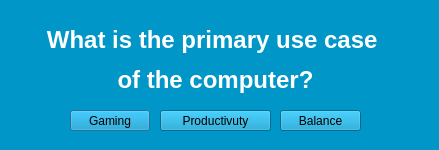
<?xml version="1.0" encoding="UTF-8"?>
<ui version="4.0">
 <class>Dialog</class>
 <widget class="QDialog" name="Dialog">
  <property name="geometry">
   <rect>
    <x>0</x>
    <y>0</y>
    <width>439</width>
    <height>150</height>
   </rect>
  </property>
  <property name="windowTitle">
   <string>Dialog</string>
  </property>
  <property name="styleSheet">
   <string notr="true">background-color: rgb(0, 150, 200)
</string>
  </property>
  <widget class="QLabel" name="label">
   <property name="geometry">
    <rect>
     <x>30</x>
     <y>20</y>
     <width>371</width>
     <height>81</height>
    </rect>
   </property>
   <property name="styleSheet">
    <string notr="true">color: white;</string>
   </property>
   <property name="text">
    <string>&lt;html&gt;&lt;head/&gt;&lt;body&gt;&lt;p align=&quot;center&quot;&gt;&lt;span style=&quot; font-size:18pt; font-weight:600;&quot;&gt;What is the primary use case &lt;/span&gt;&lt;/p&gt;&lt;p align=&quot;center&quot;&gt;&lt;span style=&quot; font-size:18pt; font-weight:600;&quot;&gt;of the computer?&lt;/span&gt;&lt;/p&gt;&lt;/body&gt;&lt;/html&gt;</string>
   </property>
  </widget>
  <widget class="QPushButton" name="gaming">
   <property name="geometry">
    <rect>
     <x>70</x>
     <y>110</y>
     <width>80</width>
     <height>21</height>
    </rect>
   </property>
   <property name="text">
    <string>Gaming</string>
   </property>
  </widget>
  <widget class="QPushButton" name="productivity">
   <property name="geometry">
    <rect>
     <x>160</x>
     <y>110</y>
     <width>111</width>
     <height>21</height>
    </rect>
   </property>
   <property name="text">
    <string>Productivuty</string>
   </property>
  </widget>
  <widget class="QPushButton" name="both">
   <property name="geometry">
    <rect>
     <x>280</x>
     <y>110</y>
     <width>81</width>
     <height>21</height>
    </rect>
   </property>
   <property name="text">
    <string>Balance</string>
   </property>
  </widget>
 </widget>
 <resources/>
 <connections/>
</ui>
